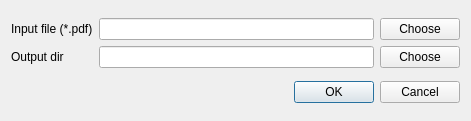
<?xml version="1.0" encoding="UTF-8"?>
<ui version="4.0">
 <class>Dialog</class>
 <widget class="QDialog" name="Dialog">
  <property name="geometry">
   <rect>
    <x>0</x>
    <y>0</y>
    <width>471</width>
    <height>121</height>
   </rect>
  </property>
  <property name="windowTitle">
   <string>intex conversion</string>
  </property>
  <layout class="QVBoxLayout" name="verticalLayout">
   <item>
    <layout class="QGridLayout" name="gridLayout">
     <item row="0" column="2">
      <widget class="QPushButton" name="btIn">
       <property name="text">
        <string>Choose</string>
       </property>
      </widget>
     </item>
     <item row="0" column="0">
      <widget class="QLabel" name="label">
       <property name="text">
        <string>Input file (*.pdf)</string>
       </property>
      </widget>
     </item>
     <item row="1" column="0">
      <widget class="QLabel" name="label_2">
       <property name="text">
        <string>Output dir</string>
       </property>
      </widget>
     </item>
     <item row="1" column="2">
      <widget class="QPushButton" name="btOut">
       <property name="text">
        <string>Choose</string>
       </property>
      </widget>
     </item>
     <item row="0" column="1">
      <widget class="QLineEdit" name="etIn"/>
     </item>
     <item row="1" column="1">
      <widget class="QLineEdit" name="etOut"/>
     </item>
    </layout>
   </item>
   <item>
    <widget class="QDialogButtonBox" name="btBox">
     <property name="orientation">
      <enum>Qt::Horizontal</enum>
     </property>
     <property name="standardButtons">
      <set>QDialogButtonBox::Cancel|QDialogButtonBox::Ok</set>
     </property>
    </widget>
   </item>
  </layout>
 </widget>
 <resources/>
 <connections>
  <connection>
   <sender>btBox</sender>
   <signal>accepted()</signal>
   <receiver>Dialog</receiver>
   <slot>accept()</slot>
   <hints>
    <hint type="sourcelabel">
     <x>248</x>
     <y>254</y>
    </hint>
    <hint type="destinationlabel">
     <x>157</x>
     <y>274</y>
    </hint>
   </hints>
  </connection>
  <connection>
   <sender>btBox</sender>
   <signal>rejected()</signal>
   <receiver>Dialog</receiver>
   <slot>reject()</slot>
   <hints>
    <hint type="sourcelabel">
     <x>316</x>
     <y>260</y>
    </hint>
    <hint type="destinationlabel">
     <x>286</x>
     <y>274</y>
    </hint>
   </hints>
  </connection>
 </connections>
</ui>
